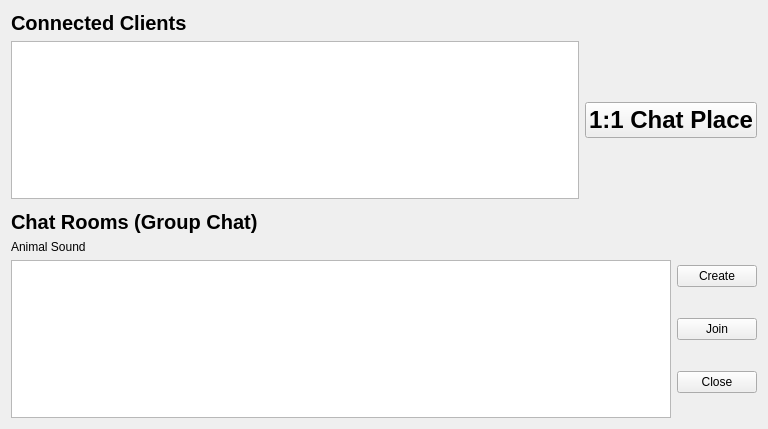
<?xml version="1.0" encoding="UTF-8"?>
<ui version="4.0">
 <class>Form</class>
 <widget class="QWidget" name="Form">
  <property name="geometry">
   <rect>
    <x>0</x>
    <y>0</y>
    <width>768</width>
    <height>429</height>
   </rect>
  </property>
  <property name="windowTitle">
   <string>Form</string>
  </property>
  <layout class="QGridLayout" name="gridLayout_2">
   <item row="0" column="0">
    <widget class="QLabel" name="label">
     <property name="font">
      <font>
       <pointsize>15</pointsize>
       <bold>true</bold>
      </font>
     </property>
     <property name="text">
      <string>Connected Clients</string>
     </property>
    </widget>
   </item>
   <item row="3" column="0">
    <widget class="QLabel" name="chatRoomLable">
     <property name="font">
      <font>
       <pointsize>15</pointsize>
       <bold>true</bold>
      </font>
     </property>
     <property name="text">
      <string>Chat Rooms (Group Chat)</string>
     </property>
    </widget>
   </item>
   <item row="1" column="0">
    <layout class="QHBoxLayout" name="horizontalLayout">
     <item>
      <layout class="QVBoxLayout" name="verticalLayout_2">
       <item>
        <widget class="QListWidget" name="listWidget"/>
       </item>
      </layout>
     </item>
     <item>
      <layout class="QVBoxLayout" name="chatPlace">
       <item>
        <widget class="QPushButton" name="chatButton">
         <property name="font">
          <font>
           <pointsize>18</pointsize>
           <bold>true</bold>
          </font>
         </property>
         <property name="text">
          <string>1:1 Chat Place</string>
         </property>
        </widget>
       </item>
      </layout>
     </item>
    </layout>
   </item>
   <item row="4" column="0">
    <layout class="QHBoxLayout" name="horizontalLayout_2">
     <item>
      <layout class="QVBoxLayout" name="verticalLayout_7">
       <item>
        <widget class="QLabel" name="animalName">
         <property name="text">
          <string>Animal Sound</string>
         </property>
        </widget>
       </item>
       <item>
        <widget class="QListWidget" name="chatRoomList"/>
       </item>
      </layout>
     </item>
     <item>
      <layout class="QVBoxLayout" name="verticalLayout_6">
       <item>
        <widget class="QPushButton" name="createButton">
         <property name="text">
          <string>Create</string>
         </property>
        </widget>
       </item>
       <item>
        <widget class="QPushButton" name="joinButton">
         <property name="text">
          <string>Join</string>
         </property>
        </widget>
       </item>
       <item>
        <widget class="QPushButton" name="closeButton">
         <property name="text">
          <string>Close</string>
         </property>
        </widget>
       </item>
      </layout>
     </item>
    </layout>
   </item>
   <item row="2" column="0">
    <spacer name="verticalSpacer">
     <property name="orientation">
      <enum>Qt::Vertical</enum>
     </property>
     <property name="sizeHint" stdset="0">
      <size>
       <width>20</width>
       <height>40</height>
      </size>
     </property>
    </spacer>
   </item>
  </layout>
 </widget>
 <resources/>
 <connections/>
</ui>
